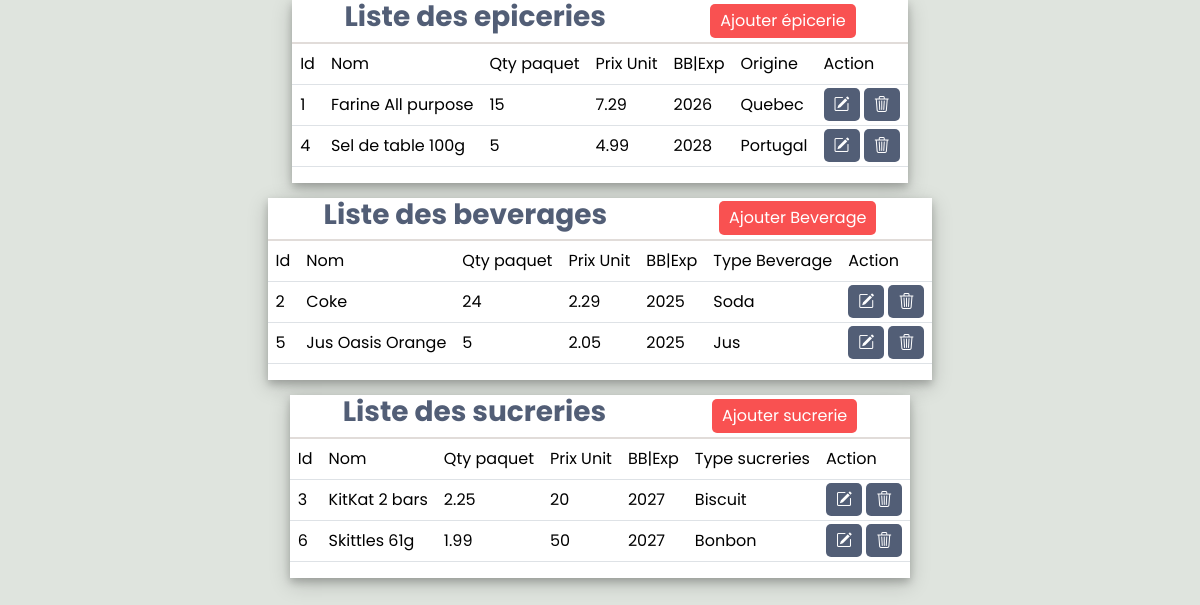
Before: /prod with the older database file.
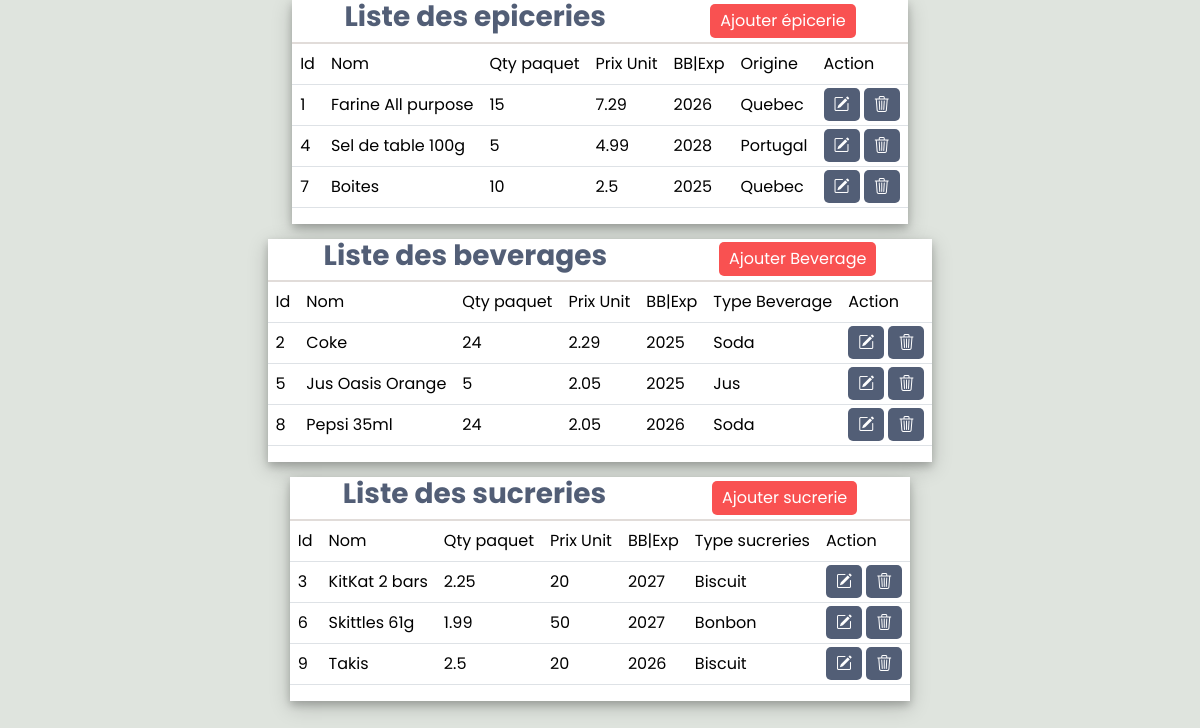
After: the same page with the newer database file.
### tables this page shows
CREATE TABLE Products(
                Id INTEGER PRIMARY KEY,
                ProdName TEXT NOT NULL,
                UnitPrice REAL CHECK(UnitPrice > 0),
                QtyPerPack INTEGER CHECK(QtyPerPack > 0), -- La quantite pour chaque groupe d'un produit (un carton ou un rack de produits)
                Expiration INTEGER NOT NULL, -- L'année d'expiration ou le bestbefore du produit
                ProductType TEXT NOT NULL CHECK(ProductType = 'Beverage' OR ProductType = 'Treat' OR ProductType = 'Grocery'),
                TreatType TEXT CHECK(TreatType = 'Bonbon' OR TreatType = 'Biscuit'), -- pour les produits de type treat
                Origine TEXT, -- pour les produits de type grocery (l'origine du produit)
                BeverageType TEXT CHECK(BeverageType = 'Jus' OR BeverageType = 'Soda' OR BeverageType = 'Alcool'), -- pour les produits de type Beverage 
                UserId INTEGER NOT NULL,
                FOREIGN KEY(UserId) REFERENCES Users(Id)  -- L'utilisateur qui ajoute le produit


);

### main.py (the view)
@app.route('/prod')
def product():
    treats = treat_dao.get_all_treats()
    groceries = groc_dao.get_all_groceries()
    beverages = bev_dao.get_all_beverages()
    return render_template('product.html', treats=treats, groceries=groceries, beverages=beverages)

### Business/Domain/Beverage.py (called while the page is built)
    def get_beverage_type(self):
        return self.__beverage_type

### Business/Domain/Grocery.py (called while the page is built)
    def get_origine(self):
        return self.__origine

### Business/Domain/Product.py (called while the page is built)
    def get_id(self):
        return self.__id

    def get_product_name(self):
        return self.__product_name

    def get_unit_price(self):
        return self.__unit_price

    def get_qty_per_pack(self):
        return self.__qty_per_pack

    def get_expiration(self):
        return self.__expiration

### Business/Domain/Treat.py (called while the page is built)
    def get_treat_type(self):
        return self.__treat_type

### Data_Access/DAOs/BeverageDAO.py (called while the page is built)
    def get_all_beverages(self):
        self.cursor.execute('''
        SELECT Id, ProdName, UnitPrice, QtyPerPack, Expiration, BeverageType
        FROM Products
        WHERE ProductType = ? ''', ("Beverage",))
        result = self.cursor.fetchall()
        beverages = []
        for bev in result:
            bev = Beverage(bev[0], bev[1], bev[2], bev[3], bev[4], bev[5])
            beverages.append(bev)
        return beverages

### Data_Access/DAOs/GroceryDAO.py (called while the page is built)
    def get_all_groceries(self):
        self.cursor.execute('''
        SELECT Id, ProdName, UnitPrice, QtyPerPack, Expiration, Origine
        FROM Products
        WHERE ProductType = ? ''', ("Grocery",))
        result = self.cursor.fetchall()
        groceries = []
        for grocery in result:
            grocery = Grocery(grocery[0], grocery[1], grocery[2], grocery[3], grocery[4], grocery[5])
            groceries.append(grocery)
        return groceries

### Data_Access/DAOs/TreatDAO.py (called while the page is built)
    def get_all_treats(self):
        self.cursor.execute('''
        SELECT Id, ProdName, UnitPrice, QtyPerPack, Expiration, TreatType
        FROM Products
        WHERE ProductType = ?''',("Treat",))
        result = self.cursor.fetchall()
        treats = []
        for treat in result:
            treat = Treat(treat[0], treat[1], treat[2], treat[3], treat[4], treat[5])
            treats.append(treat)
        return treats

### templates/product.html (shortened to what this page needs)
<!DOCTYPE html>
<html lang="en">
<head>
    <link href="https://cdn.jsdelivr.net/npm/bootstrap@5.3.3/dist/css/bootstrap.min.css" rel="stylesheet"
>
    <link rel="stylesheet" href="https://cdn.jsdelivr.net/npm/bootstrap-icons@1.10.3/font/bootstrap-icons.css">
    <link rel="stylesheet" href="../static/styles.css">
</head>
<body>
    <div class="main-container">
        <div class="list">
            <div class="table-content">
                <div class="table-title">
                    <h3>Liste des epiceries</h3>
                    <a href="/grocery" class="bttn">Ajouter épicerie</a>
                </div>
                <table class="table table-hover">
                    <thead>
                        <tr>
                            <th scope="col">Id</th>
                            <th scope="col">Nom</th>
                            <th scope="col">Qty paquet</th>
                            <th scope="col">Prix Unit</th>
                            <th scope="col">BB|Exp</th>
                            <th scope="col">Origine</th>
                            <th scope="col">Action</th>
                        </tr>
                    </thead>
                    <tbody>
                        {% for grocery in groceries %}
                        <tr>
                            <th scope="row">{{ grocery.get_id() }}</th>
                            <td>{{ grocery.get_product_name() }}</td>
                            <td>{{ grocery.get_qty_per_pack() }}</td>
                            <td>{{ grocery.get_unit_price() }}</td>
                            <td>{{ grocery.get_expiration() }}</td>
                            <td>{{ grocery.get_origine() }}</td>
                            <td>
                                <a href="/editGrocery/{{ grocery.get_id() }}" class="bt"><i class="bi bi-pencil-square"></i></a>
                                <a href="./delete.html" class="bt"><i class="bi bi-trash3"></i></a>
                            </td>
                        </tr>
                        {% endfor %}
                    </tbody>
                </table>
            </div>
            <div class="table-content">
                <div class="table-title">
                    <h3>Liste des beverages</h3>
                    <a href="/beverage" class="bttn">Ajouter Beverage</a>
                </div>
                <table class="table table-hover">
                    <thead>
                        <tr>
                            <th scope="col">Id</th>
                            <th scope="col">Nom</th>
                            <th scope="col">Qty paquet</th>
                            <th scope="col">Prix Unit</th>
                            <th scope="col">BB|Exp</th>
                            <th scope="col">Type Beverage</th>
                            <th scope="col">Action</th>
                        </tr>
                    </thead>
                    <tbody>
                        {% for beverage in beverages %}
                        <tr>
                            <th scope="row">{{ beverage.get_id() }}</th>
                            <td>{{ beverage.get_product_name() }}</td>
                            <td>{{ beverage.get_qty_per_pack() }}</td>
                            <td>{{ beverage.get_unit_price() }}</td>
                            <td>{{ beverage.get_expiration() }}</td>
                            <td>{{ beverage.get_beverage_type() }}</td>
                            <td>
                                <a href="/editBeverage/{{ beverage.get_id() }}" class="bt"><i class="bi bi-pencil-square"></i></a>
                                <a href="./delete.html" class="bt"><i class="bi bi-trash3"></i></a>
                            </td>
                        </tr>
                        {% endfor %}
                    </tbody>
                </table>
            </div>
            <div class="table-content">
                <div class="table-title">
                    <h3>Liste des sucreries</h3>
                    <a href="/treat" class="bttn">Ajouter sucrerie</a>
                </div>
                <table class="table table-hover">
                    <thead>
                        <tr>
                            <th scope="col">Id</th>
                            <th scope="col">Nom</th>
                            <th scope="col">Qty paquet</th>
                            <th scope="col">Prix Unit</th>
                            <th scope="col">BB|Exp</th>
                            <th scope="col">Type sucreries</th>
                            <th scope="col">Action</th>
                        </tr>
                    </thead>
                    <tbody>
                        {% for treat in treats %}
                        <tr>
                            <th scope="row">{{ treat.get_id() }}</th>
                            <td>{{ treat.get_product_name() }}</td>
                            <td>{{ treat.get_unit_price() }}</td>
                            <td>{{ treat.get_qty_per_pack() }}</td>
                            <td>{{ treat.get_expiration() }}</td>
                            <td>{{ treat.get_treat_type() }}</td>
                            <td>
                                <a href="/editTreat/{{ treat.get_id() }}" class="bt"><i class="bi bi-pencil-square"></i></a>
                                <a href="./delete.html" class="bt"><i class="bi bi-trash3"></i></a>
                            </td>
                        </tr>
                        {% endfor %}
                    </tbody>
                </table>
            </div>
        </div>
    </div>
</body>
</html>

### static/styles.css (style rules this page uses)
* { font-family: "Poppins", sans-serif; font-weight: 400; font-style: normal; }
.main-container { position: absolute; right: 0; top: 0; width: 100vw; min-height: 100vh; background: #DFE4DE; display: flex; flex-direction: column; justify-content: space-between; }
.list { display: flex; flex-direction: column; justify-content: space-between; align-items: center; }
.table-content { min-height: auto; background: white; box-shadow: 0 4px 8px 0 rgba(0, 0, 0, 0.2), 0 6px 20px 0 rgba(0, 0, 0, 0.19); display: flex; flex-direction: column; margin: 0 15px 15px 15px; }
.table-title { display: flex; flex-direction: row; justify-content: space-around; border-bottom: 2px solid #E1DCD9; align-items: center; }
a { text-decoration: none; color: inherit; }
.bttn { background: #F95151; color: white; padding: 5px 10px; text-align: center; border-radius: 5px; }
.bt { background: #525E76; color: white; padding: 5px 10px; text-align: center; border-radius: 5px; }
h3 { color: #525E76; font-weight: bold; }

Changed rows visible on the page:
added Products: get_id "7", get_product_name "Boites", get_qty_per_pack "10", get_unit_price "2.5", get_expiration "2025", get_origine "Quebec"
added Products: get_id "8", get_product_name "Pepsi 35ml", get_qty_per_pack "24", get_unit_price "2.05", get_expiration "2026", get_beverage_type "Soda", shown under "Liste des beverages"
added Products: get_id "9", get_product_name "Takis", get_unit_price "2.5", get_qty_per_pack "20", get_expiration "2026", get_treat_type "Biscuit", shown under "Liste des sucreries"
